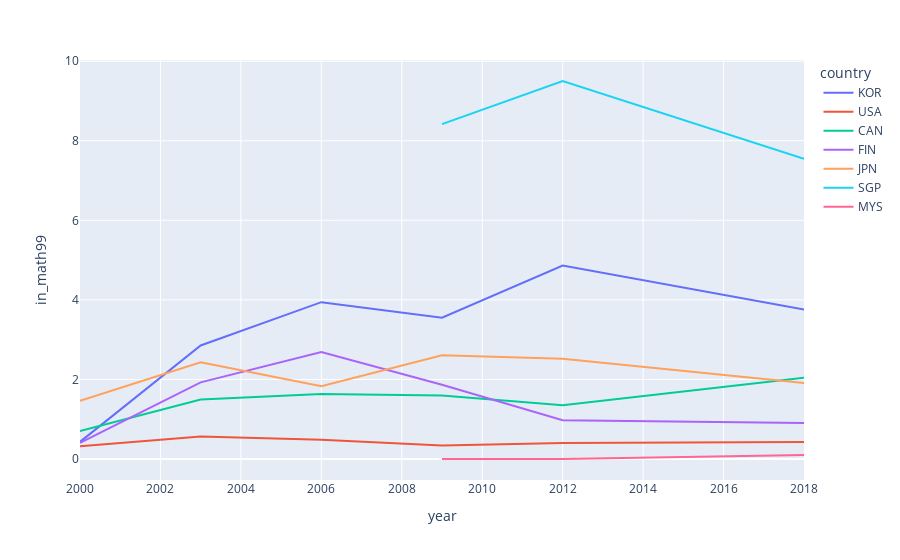

The code cell stored with this chart in its notebook:
### Code cell
fig2 = px.line(df2.filter(pl.col("country").str.contains_any(["USA", "SGP", "CAN", "GBP", "JPN", "KOR", "MYS", "FIN"])).sort("year"), x="year", y="in_math99", color="country")
fig2.show()

### Figure 1 — Plotly figure (JSON) as saved in the notebook; plotly's stock layout.template omitted (floating-point values rounded to 4 significant figures)
{"data": [{"hovertemplate": "country=KOR<br>year=%{x}<br>in_math99=%{y}<extra></extra>", "legendgroup": "KOR", "line": {"color": "#636efa", "dash": "solid"}, "marker": {"symbol": "circle"}, "mode": "lines", "name": "KOR", "orientation": "v", "showlegend": true, "type": "scatter", "x": [2000, 2003, 2006, 2009, 2012, 2018], "xaxis": "x", "y": [0.4305, 2.854, 3.942, 3.551, 4.865, 3.759], "yaxis": "y"}, {"hovertemplate": "country=USA<br>year=%{x}<br>in_math99=%{y}<extra></extra>", "legendgroup": "USA", "line": {"color": "#EF553B", "dash": "solid"}, "marker": {"symbol": "circle"}, "mode": "lines", "name": "USA", "orientation": "v", "showlegend": true, "type": "scatter", "x": [2000, 2003, 2006, 2009, 2012, 2018], "xaxis": "x", "y": [0.3215, 0.5655, 0.4865, 0.3403, 0.4017, 0.4275], "yaxis": "y"}, {"hovertemplate": "country=CAN<br>year=%{x}<br>in_math99=%{y}<extra></extra>", "legendgroup": "CAN", "line": {"color": "#00cc96", "dash": "solid"}, "marker": {"symbol": "circle"}, "mode": "lines", "name": "CAN", "orientation": "v", "showlegend": true, "type": "scatter", "x": [2000, 2003, 2006, 2009, 2012, 2018], "xaxis": "x", "y": [0.7048, 1.497, 1.636, 1.597, 1.349, 2.04], "yaxis": "y"}, {"hovertemplate": "country=FIN<br>year=%{x}<br>in_math99=%{y}<extra></extra>", "legendgroup": "FIN", "line": {"color": "#ab63fa", "dash": "solid"}, "marker": {"symbol": "circle"}, "mode": "lines", "name": "FIN", "orientation": "v", "showlegend": true, "type": "scatter", "x": [2000, 2003, 2006, 2009, 2012, 2018], "xaxis": "x", "y": [0.4055, 1.925, 2.686, 1.864, 0.9743, 0.9048], "yaxis": "y"}, {"hovertemplate": "country=JPN<br>year=%{x}<br>in_math99=%{y}<extra></extra>", "legendgroup": "JPN", "line": {"color": "#FFA15A", "dash": "solid"}, "marker": {"symbol": "circle"}, "mode": "lines", "name": "JPN", "orientation": "v", "showlegend": true, "type": "scatter", "x": [2000, 2003, 2006, 2009, 2012, 2018], "xaxis": "x", "y": [1.461, 2.43, 1.829, 2.608, 2.522, 1.91], "yaxis": "y"}, {"hovertemplate": "country=SGP<br>year=%{x}<br>in_math99=%{y}<extra></extra>", "legendgroup": "SGP", "line": {"color": "#19d3f3", "dash": "solid"}, "marker": {"symbol": "circle"}, "mode": "lines", "name": "SGP", "orientation": "v", "showlegend": true, "type": "scatter", "x": [2009, 2012, 2018], "xaxis": "x", "y": [8.417, 9.502, 7.548], "yaxis": "y"}, {"hovertemplate": "country=MYS<br>year=%{x}<br>in_math99=%{y}<extra></extra>", "legendgroup": "MYS", "line": {"color": "#FF6692", "dash": "solid"}, "marker": {"symbol": "circle"}, "mode": "lines", "name": "MYS", "orientation": "v", "showlegend": true, "type": "scatter", "x": [2009, 2012, 2018], "xaxis": "x", "y": [0, 0, 0.1004], "yaxis": "y"}], "layout": {"legend": {"title": {"text": "country"}, "tracegroupgap": 0}, "margin": {"t": 60}, "xaxis": {"anchor": "y", "domain": [0, 1], "title": {"text": "year"}}, "yaxis": {"anchor": "x", "domain": [0, 1], "title": {"text": "in_math99"}}}}
